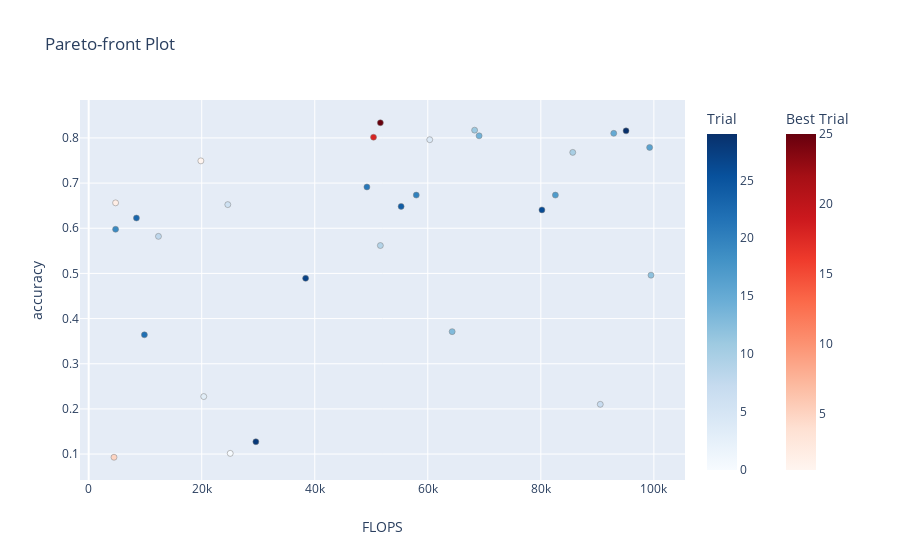

Notebook cell for this chart:
### Markdown cell above
Check trials on Pareto front visually.

### Code cell
optuna.visualization.plot_pareto_front(study, target_names=["FLOPS", "accuracy"])

### Figure 1 — Plotly figure (JSON) as saved in the notebook; plotly's stock layout.template omitted (floating-point values rounded to 4 significant figures)
{"data": [{"hovertemplate": "%{text}<extra>Trial</extra>", "marker": {"color": [0, 3, 4, 6, 7, 8, 9, 10, 11, 12, 13, 14, 15, 16, 17, 19, 20, 21, 22, 23, 24, 26, 27, 28, 29], "colorbar": {"title": {"text": "Trial"}}, "colorscale": [[0, "rgb(247,251,255)"], [0.125, "rgb(222,235,247)"], [0.25, "rgb(198,219,239)"], [0.375, "rgb(158,202,225)"], [0.5, "rgb(107,174,214)"], [0.625, "rgb(66,146,198)"], [0.75, "rgb(33,113,181)"], [0.875, "rgb(8,81,156)"], [1, "rgb(8,48,107)"]], "line": {"color": "Grey", "width": 0.5}}, "mode": "markers", "showlegend": false, "text": ["{<br>  \"number\": 0,<br>  \"values\": [<br>    25044.0,<br>    0.1015625<br>  ],<br>  \"params\": {<br>    \"n_layers\": 3,<br>    \"n_units_l0\": 30,<br>    \"dropout_0\": 0.4446240697308833,<br>    \"n_units_l1\": 38,<br>    \"dropout_1\": 0.3801673204753159,<br>    \"n_units_l2\": 8,<br>    \"dropout_2\": 0.31923257989851883,<br>    \"lr\": 1.029360567752296e-05<br>  }<br>}", "{<br>  \"number\": 3,<br>  \"values\": [<br>    20360.0,<br>    0.22734375<br>  ],<br>  \"params\": {<br>    \"n_layers\": 3,<br>    \"n_units_l0\": 22,<br>    \"dropout_0\": 0.34522729158548704,<br>    \"n_units_l1\": 58,<br>    \"dropout_1\": 0.4958050385356089,<br>    \"n_units_l2\": 27,<br>    \"dropout_2\": 0.4056278272968485,<br>    \"lr\": 0.05000327600430981<br>  }<br>}", "{<br>  \"number\": 4,<br>  \"values\": [<br>    60344.0,<br>    0.79609375<br>  ],<br>  \"params\": {<br>    \"n_layers\": 1,<br>    \"n_units_l0\": 76,<br>    \"dropout_0\": 0.3356907580462575,<br>    \"lr\": 0.0007624295921153646<br>  }<br>}", "{<br>  \"number\": 6,<br>  \"values\": [<br>    24614.0,<br>    0.65234375<br>  ],<br>  \"params\": {<br>    \"n_layers\": 1,<br>    \"n_units_l0\": 31,<br>    \"dropout_0\": 0.21928244711904699,<br>    \"lr\": 0.00015130934920171518<br>  }<br>}", "{<br>  \"number\": 7,<br>  \"values\": [<br>    90516.0,<br>    0.21015625<br>  ],<br>  \"params\": {<br>    \"n_layers\": 1,<br>    \"n_units_l0\": 114,<br>    \"dropout_0\": 0.446924828200022,<br>    \"lr\": 0.09193101572810389<br>  }<br>}", "{<br>  \"number\": 8,<br>  \"values\": [<br>    12348.0,<br>    0.58203125<br>  ],<br>  \"params\": {<br>    \"n_layers\": 3,<br>    \"n_units_l0\": 7,<br>    \"dropout_0\": 0.33261075957948183,<br>    \"n_units_l1\": 89,<br>    \"dropout_1\": 0.32853066423807376,<br>    \"n_units_l2\": 63,<br>    \"dropout_2\": 0.4859893753241485,<br>    \"lr\": 0.005098243270748442<br>  }<br>}", "{<br>  \"number\": 9,<br>  \"values\": [<br>    51610.0,<br>    0.56171875<br>  ],<br>  \"params\": {<br>    \"n_layers\": 1,<br>    \"n_units_l0\": 65,<br>    \"dropout_0\": 0.2684776654649853,<br>    \"lr\": 3.095424754172909e-05<br>  }<br>}", "{<br>  \"number\": 10,<br>  \"values\": [<br>    85646.0,<br>    0.76796875<br>  ],<br>  \"params\": {<br>    \"n_layers\": 3,<br>    \"n_units_l0\": 87,<br>    \"dropout_0\": 0.21184172487270883,<br>    \"n_units_l1\": 82,<br>    \"dropout_1\": 0.22307654564254553,<br>    \"n_units_l2\": 112,<br>    \"dropout_2\": 0.2564214005497228,<br>    \"lr\": 0.019300899368018577<br>  }<br>}", "{<br>  \"number\": 11,<br>  \"values\": [<br>    68284.0,<br>    0.8171875<br>  ],<br>  \"params\": {<br>    \"n_layers\": 1,<br>    \"n_units_l0\": 86,<br>    \"dropout_0\": 0.21897826920358007,<br>    \"lr\": 0.008851733669303826<br>  }<br>}", "{<br>  \"number\": 12,<br>  \"values\": [<br>    99492.0,<br>    0.49609375<br>  ],<br>  \"params\": {<br>    \"n_layers\": 3,<br>    \"n_units_l0\": 123,<br>    \"dropout_0\": 0.48577364221364155,<br>    \"n_units_l1\": 20,<br>    \"dropout_1\": 0.3532808599249112,<br>    \"n_units_l2\": 20,<br>    \"dropout_2\": 0.3992990070479931,<br>    \"lr\": 0.00021048545738580103<br>  }<br>}", "{<br>  \"number\": 13,<br>  \"values\": [<br>    64314.0,<br>    0.37109375<br>  ],<br>  \"params\": {<br>    \"n_layers\": 1,<br>    \"n_units_l0\": 81,<br>    \"dropout_0\": 0.3070828281029139,<br>    \"lr\": 0.09569013865817887<br>  }<br>}", "{<br>  \"number\": 14,<br>  \"values\": [<br>    69078.0,<br>    0.8046875<br>  ],<br>  \"params\": {<br>    \"n_layers\": 1,<br>    \"n_units_l0\": 87,<br>    \"dropout_0\": 0.34685049299668536,<br>    \"lr\": 0.0006533974300030856<br>  }<br>}", "{<br>  \"number\": 15,<br>  \"values\": [<br>    92898.0,<br>    0.81015625<br>  ],<br>  \"params\": {<br>    \"n_layers\": 1,<br>    \"n_units_l0\": 117,<br>    \"dropout_0\": 0.43210066273012815,<br>    \"lr\": 0.0008509395995957341<br>  }<br>}", "{<br>  \"number\": 16,<br>  \"values\": [<br>    99250.0,<br>    0.77890625<br>  ],<br>  \"params\": {<br>    \"n_layers\": 1,<br>    \"n_units_l0\": 125,<br>    \"dropout_0\": 0.4438973348152544,<br>    \"lr\": 0.031273944317975595<br>  }<br>}", "{<br>  \"number\": 17,<br>  \"values\": [<br>    82576.0,<br>    0.6734375<br>  ],<br>  \"params\": {<br>    \"n_layers\": 1,<br>    \"n_units_l0\": 104,<br>    \"dropout_0\": 0.29330618532188346,<br>    \"lr\": 7.469286071682774e-05<br>  }<br>}", "{<br>  \"number\": 19,<br>  \"values\": [<br>    4764.0,<br>    0.59765625<br>  ],<br>  \"params\": {<br>    \"n_layers\": 1,<br>    \"n_units_l0\": 6,<br>    \"dropout_0\": 0.39168797116120974,<br>    \"lr\": 0.0008528621969549591<br>  }<br>}", "{<br>  \"number\": 20,<br>  \"values\": [<br>    57962.0,<br>    0.6734375<br>  ],<br>  \"params\": {<br>    \"n_layers\": 1,<br>    \"n_units_l0\": 73,<br>    \"dropout_0\": 0.2993129553008583,<br>    \"lr\": 7.711504600745666e-05<br>  }<br>}", "{<br>  \"number\": 21,<br>  \"values\": [<br>    49228.0,<br>    0.69140625<br>  ],<br>  \"params\": {<br>    \"n_layers\": 1,<br>    \"n_units_l0\": 62,<br>    \"dropout_0\": 0.3355021631448557,<br>    \"lr\": 0.00011973599347026575<br>  }<br>}", "{<br>  \"number\": 22,<br>  \"values\": [<br>    9860.0,<br>    0.3640625<br>  ],<br>  \"params\": {<br>    \"n_layers\": 2,<br>    \"n_units_l0\": 10,<br>    \"dropout_0\": 0.35857041018802815,<br>    \"n_units_l1\": 101,<br>    \"dropout_1\": 0.3116158137507366,<br>    \"lr\": 0.014866596354601172<br>  }<br>}", "{<br>  \"number\": 23,<br>  \"values\": [<br>    8450.0,<br>    0.62265625<br>  ],<br>  \"params\": {<br>    \"n_layers\": 2,<br>    \"n_units_l0\": 8,<br>    \"dropout_0\": 0.4156680245479401,<br>    \"n_units_l1\": 121,<br>    \"dropout_1\": 0.23022638020039227,<br>    \"lr\": 0.00189015255005972<br>  }<br>}", "{<br>  \"number\": 24,<br>  \"values\": [<br>    55284.0,<br>    0.6484375<br>  ],<br>  \"params\": {<br>    \"n_layers\": 3,<br>    \"n_units_l0\": 62,<br>    \"dropout_0\": 0.3701634347497796,<br>    \"n_units_l1\": 86,<br>    \"dropout_1\": 0.27662180309334383,<br>    \"n_units_l2\": 14,<br>    \"dropout_2\": 0.29091830815876724,<br>    \"lr\": 0.0003496140080131884<br>  }<br>}", "{<br>  \"number\": 26,<br>  \"values\": [<br>    80194.0,<br>    0.640625<br>  ],<br>  \"params\": {<br>    \"n_layers\": 1,<br>    \"n_units_l0\": 101,<br>    \"dropout_0\": 0.2657306079373481,<br>    \"lr\": 2.7624057443576417e-05<br>  }<br>}", "{<br>  \"number\": 27,<br>  \"values\": [<br>    38385.0,<br>    0.4890625<br>  ],<br>  \"params\": {<br>    \"n_layers\": 3,<br>    \"n_units_l0\": 32,<br>    \"dropout_0\": 0.46755069339704886,<br>    \"n_units_l1\": 79,<br>    \"dropout_1\": 0.3640520560961361,<br>    \"n_units_l2\": 121,<br>    \"dropout_2\": 0.23685682212595707,<br>    \"lr\": 6.830991625147866e-05<br>  }<br>}", "{<br>  \"number\": 28,<br>  \"values\": [<br>    29583.0,<br>    0.12734375<br>  ],<br>  \"params\": {<br>    \"n_layers\": 3,<br>    \"n_units_l0\": 23,<br>    \"dropout_0\": 0.4893316557920756,<br>    \"n_units_l1\": 89,<br>    \"dropout_1\": 0.29979364785600204,<br>    \"n_units_l2\": 96,<br>    \"dropout_2\": 0.3638794275335714,<br>    \"lr\": 0.04786880131798648<br>  }<br>}", "{<br>  \"number\": 29,<br>  \"values\": [<br>    95078.0,<br>    0.815625<br>  ],<br>  \"params\": {<br>    \"n_layers\": 3,<br>    \"n_units_l0\": 96,<br>    \"dropout_0\": 0.22982367991894057,<br>    \"n_units_l1\": 84,<br>    \"dropout_1\": 0.3029650525714867,<br>    \"n_units_l2\": 125,<br>    \"dropout_2\": 0.21896513823893776,<br>    \"lr\": 0.0015139596283791626<br>  }<br>}"], "type": "scatter", "x": [25044, 20360, 60344, 24614, 90516, 12348, 51610, 85646, 68284, 99492, 64314, 69078, 92898, 99250, 82576, 4764, 57962, 49228, 9860, 8450, 55284, 80194, 38385, 29583, 95078], "y": [0.1016, 0.2273, 0.7961, 0.6523, 0.2102, 0.582, 0.5617, 0.768, 0.8172, 0.4961, 0.3711, 0.8047, 0.8102, 0.7789, 0.6734, 0.5977, 0.6734, 0.6914, 0.3641, 0.6227, 0.6484, 0.6406, 0.4891, 0.1273, 0.8156]}, {"hovertemplate": "%{text}<extra>Best Trial</extra>", "marker": {"color": [1, 2, 5, 18, 25], "colorbar": {"title": {"text": "Best Trial"}, "x": 1.1, "xpad": 40}, "colorscale": [[0, "rgb(255,245,240)"], [0.125, "rgb(254,224,210)"], [0.25, "rgb(252,187,161)"], [0.375, "rgb(252,146,114)"], [0.5, "rgb(251,106,74)"], [0.625, "rgb(239,59,44)"], [0.75, "rgb(203,24,29)"], [0.875, "rgb(165,15,21)"], [1, "rgb(103,0,13)"]], "line": {"color": "Grey", "width": 0.5}}, "mode": "markers", "showlegend": false, "text": ["{<br>  \"number\": 1,<br>  \"values\": [<br>    19850.0,<br>    0.74921875<br>  ],<br>  \"params\": {<br>    \"n_layers\": 1,<br>    \"n_units_l0\": 25,<br>    \"dropout_0\": 0.3390433797958868,<br>    \"lr\": 0.0013064072565525235<br>  }<br>}", "{<br>  \"number\": 2,<br>  \"values\": [<br>    4764.0,<br>    0.65625<br>  ],<br>  \"params\": {<br>    \"n_layers\": 1,<br>    \"n_units_l0\": 6,<br>    \"dropout_0\": 0.3579482208276602,<br>    \"lr\": 0.015082031362216084<br>  }<br>}", "{<br>  \"number\": 5,<br>  \"values\": [<br>    4482.0,<br>    0.09296875<br>  ],<br>  \"params\": {<br>    \"n_layers\": 3,<br>    \"n_units_l0\": 5,<br>    \"dropout_0\": 0.4963423828543316,<br>    \"n_units_l1\": 8,<br>    \"dropout_1\": 0.49521121629073983,<br>    \"n_units_l2\": 29,<br>    \"dropout_2\": 0.4879798950896789,<br>    \"lr\": 0.04309321978599388<br>  }<br>}", "{<br>  \"number\": 18,<br>  \"values\": [<br>    50400.0,<br>    0.8015625<br>  ],<br>  \"params\": {<br>    \"n_layers\": 2,<br>    \"n_units_l0\": 55,<br>    \"dropout_0\": 0.3867302331203543,<br>    \"n_units_l1\": 112,<br>    \"dropout_1\": 0.2287131538245383,<br>    \"lr\": 0.016251004054053955<br>  }<br>}", "{<br>  \"number\": 25,<br>  \"values\": [<br>    51610.0,<br>    0.83359375<br>  ],<br>  \"params\": {<br>    \"n_layers\": 1,<br>    \"n_units_l0\": 65,<br>    \"dropout_0\": 0.29672341031062854,<br>    \"lr\": 0.0014259414835512618<br>  }<br>}"], "type": "scatter", "x": [19850, 4764, 4482, 50400, 51610], "y": [0.7492, 0.6562, 0.09297, 0.8016, 0.8336]}], "layout": {"title": {"text": "Pareto-front Plot"}, "xaxis": {"title": {"text": "FLOPS"}}, "yaxis": {"title": {"text": "accuracy"}}}}
